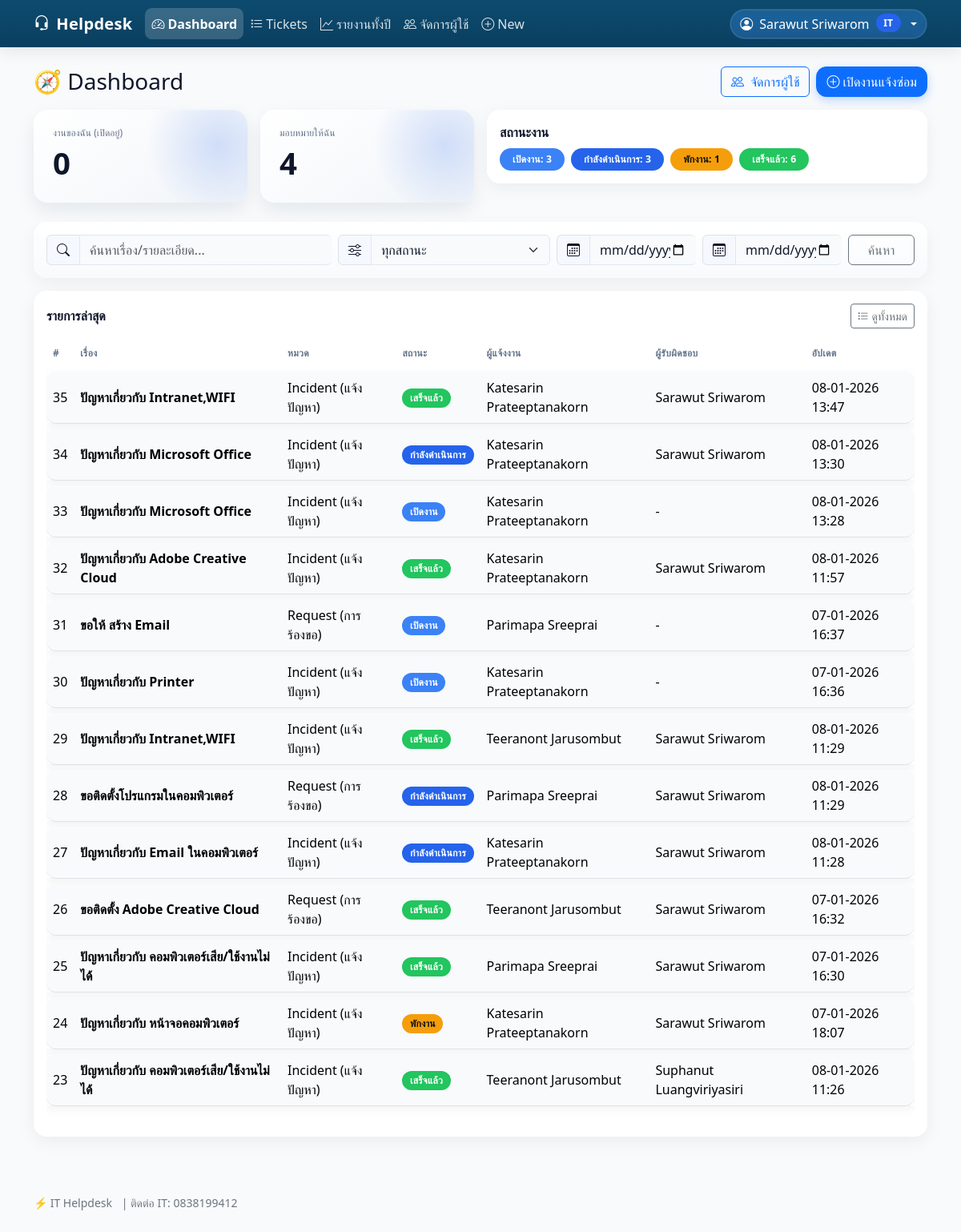
The page /helpdesk/dashboard/ (signed in) on the database its author committed.
### helpdesk/models.py (models this page shows, shortened)
class Ticket(models.Model):
    STATUS_CHOICES = [
        ("open", "เปิดงาน"),
        ("in_progress", "กำลังดำเนินการ"),
        ("on_hold", "พักงาน"),
        ("closed", "เสร็จแล้ว"),
    ]
    issue_type = models.ForeignKey(
        IssueType,
        on_delete=models.SET_NULL,
        null=True,
        blank=True,
        related_name="tickets",
    )
    title = models.CharField(max_length=200)
    description = models.TextField(blank=True)
    category = models.ForeignKey(
        Category,
        on_delete=models.SET_NULL,
        null=True,
        blank=True,
        related_name="tickets",
    )
    status = models.CharField(max_length=20, choices=STATUS_CHOICES, default="open")
    contact = models.CharField("เบอร์โทรหรือ Line ID", max_length=100, blank=True)
    requester = models.ForeignKey(
        settings.AUTH_USER_MODEL, on_delete=models.CASCADE, related_name="requested_tickets"
    )
    assignee = models.ForeignKey(
        settings.AUTH_USER_MODEL, on_delete=models.SET_NULL,
        null=True, blank=True, related_name="assigned_tickets"
    )
    due_at = models.DateTimeField(null=True, blank=True)
    created_at = models.DateTimeField(auto_now_add=True)
    updated_at = models.DateTimeField(auto_now=True)
    class Meta:
        ordering = ["-created_at"]

class Category(models.Model):
    name = models.CharField(max_length=100, unique=True)
    description = models.TextField(blank=True)
    class Meta:
        ordering = ["name"]

class UserProfile(models.Model):
    user = models.OneToOneField(
        settings.AUTH_USER_MODEL,
        on_delete=models.CASCADE,
        related_name="profile",
    )
    contact = models.CharField(
        "เบอร์โทรหรือ Line ID",
        max_length=255,
        blank=True,
        default="",
    )

### helpdesk/views.py (the view)
# urls.py: path('', RedirectView.as_view(pattern_name='helpdesk:dashboard', permanent=False)),
@login_required
def dashboard(request):
    user = request.user
    if _is_it_staff(user):
        visible_qs = Ticket.objects.all()
    else:
        visible_qs = Ticket.objects.filter(
            Q(requester=user) | Q(assignee=user)
        )
    my_open_count = (
        visible_qs.filter(requester=user)
        .exclude(status__in=CLOSED_CODES)
        .count()
    )
    assigned_to_me = (
        visible_qs.filter(assignee=user)
        .exclude(status__in=CLOSED_CODES)
        .count()
    )
    qs = visible_qs
    q = (request.GET.get("q") or "").strip()
    status = request.GET.get("status") or ""
    date_from_str = (request.GET.get("date_from") or "").strip()
    date_to_str = (request.GET.get("date_to") or "").strip()
    if q:
        qs = qs.filter(
            Q(title__icontains=q) |
            Q(description__icontains=q)
        )
    if status:
        qs = qs.filter(status=status)
    def _parse_date(s):
        try:
            return dt.datetime.strptime(s, "%Y-%m-%d").date()
        except Exception:
            return None
    df = _parse_date(date_from_str)
    dt_ = _parse_date(date_to_str)
    field = (
        "updated_at"
        if hasattr(Ticket, "updated_at")
        else ("created_at" if hasattr(Ticket, "created_at") else None)
    )
    if field:
        if df:
            start = make_aware(dt.datetime.combine(df, dt.time.min))
            qs = qs.filter(**{f"{field}__gte": start})
        if dt_:
            end = make_aware(dt.datetime.combine(dt_, dt.time.max))
            qs = qs.filter(**{f"{field}__lte": end})
    recent = qs.order_by("-id")
    STATUS_LABELS = dict(getattr(Ticket, "STATUS_CHOICES", []))
    STATUS_ORDER = ["open", "in_progress", "on_hold", "closed"]
    by_status_qs = qs.values("status").annotate(c=Count("id")).order_by()
    by_status = [
        {
            "status": (r["status"] or "unknown"),
            "label": STATUS_LABELS.get(r["status"], r["status"] or "ไม่ทราบสถานะ"),
            "c": r["c"],
        }
        for r in by_status_qs
    ]
    order_index = {code: i for i, code in enumerate(STATUS_ORDER)}
    by_status.sort(key=lambda x: order_index.get(x["status"], 999))
    status_choices = getattr(Ticket, "STATUS_CHOICES", [])
    ctx = {
        "my_open_count": my_open_count,
        "assigned_to_me": assigned_to_me,
        "recent": recent,
        "by_status": by_status,
        "closed_codes": CLOSED_CODES,
        "q": q,
        "status": status,
        "date_from": date_from_str,
        "date_to": date_to_str,
        "status_choices": status_choices,
        "is_it_staff": _is_it_staff(user),
    }
    return render(request, "helpdesk/dashboard.html", ctx)

### helpdesk/templates/helpdesk/dashboard.html (shortened to what this page needs)
{% extends "helpdesk/base.html" %}
{% load tz users %}
{% block content %}
<div class="fade-in">
  <div class="d-flex align-items-center justify-content-between mb-3">
    <h1 class="h3 mb-0">
      🧭 Dashboard
    </h1>
    <div class="d-flex gap-2">
      {% if perms.auth.view_user %}
        <a href="{% url 'helpdesk:users_list' %}" class="btn btn-outline-primary">
          <i class="bi bi-people me-1"></i> จัดการผู้ใช้
        </a>
      {% endif %}
      {% if perms.helpdesk.add_ticket %}
        <a href="{% url 'helpdesk:ticket_create' %}" class="btn btn-primary">
          <i class="bi bi-plus-circle me-1"></i>เปิดงานแจ้งซ่อม
        </a>
      {% endif %}
    </div>
  </div>
  <div class="row g-3 mb-4">
    <div class="col-12 col-md-3">
      <div class="kpi-card">
        <div class="kpi-label">งานของฉัน (เปิดอยู่)</div>
        <div class="kpi-value">{{ my_open_count }}</div>
      </div>
    </div>
    {% if is_it_staff %}
      <div class="col-12 col-md-3">
        <div class="kpi-card">
          <div class="kpi-label">มอบหมายให้ฉัน</div>
          <div class="kpi-value">{{ assigned_to_me }}</div>
        </div>
      </div>
      <div class="col-12 col-md-6">
    {% else %}
      <div class="col-12 col-md-9">
    {% endif %}
        <div class="card card-quiet p-3">
          <div class="d-flex justify-content-between align-items-center">
            <div class="fw-bold">สถานะงาน</div>
          </div>
          <div class="mt-2 d-flex flex-wrap gap-2">
            {% for row in by_status %}
              {% with st=row.status|default:"unknown" %}
                <span class="badge badge-status-{{ st|slugify }} px-3 py-2 rounded-pill">
                  {{ row.label|default:st }}: {{ row.c }}
                </span>
              {% endwith %}
            {% empty %}
              <span class="text-muted">No data</span>
            {% endfor %}
          </div>
        </div>
      </div>
  </div>
  <form class="card card-quiet p-3 mb-3" method="get">
    <div class="row g-2 align-items-center">
      <div class="col-12 col-md-4">
        <div class="input-group">
          <span class="input-group-text"><i class="bi bi-search"></i></span>
          <input type="text"
                 class="form-control"
                 name="q"
                 value="{{ q|default:'' }}"
                 placeholder="ค้นหาเรื่อง/รายละเอียด...">
        </div>
      </div>
      <div class="col-6 col-md-3">
        <div class="input-group">
          <span class="input-group-text"><i class="bi bi-sliders"></i></span>
          <select name="status" class="form-select">
            <option value="">ทุกสถานะ</option>
          </select>
        </div>
      </div>
      <div class="col-6 col-md-2">
        <div class="input-group">
          <span class="input-group-text"><i class="bi bi-calendar3"></i></span>
          <input type="date"
                 class="form-control"
                 name="date_from"
                 value="{{ date_from|default:'' }}"
                 aria-label="จากวันที่">
        </div>
      </div>
      <div class="col-6 col-md-2">
        <div class="input-group">
          <span class="input-group-text"><i class="bi bi-calendar3"></i></span>
          <input type="date"
                 class="form-control"
                 name="date_to"
                 value="{{ date_to|default:'' }}"
                 aria-label="ถึงวันที่">
        </div>
      </div>
      <div class="col-6 col-md-1">
        <button class="btn btn-outline-secondary w-100" type="submit">
          ค้นหา
        </button>
      </div>
    </div>
  </form>
  <div class="card card-quiet p-3">
    <div class="d-flex align-items-center justify-content-between">
      <div class="fw-bold">
        รายการล่าสุด
      </div>
      <a class="btn btn-outline-secondary btn-sm" href="{% url 'helpdesk:ticket_list' %}">
        <i class="bi bi-list-task me-1"></i>ดูทั้งหมด
      </a>
    </div>
    <div class="table-responsive mt-2">
      <table id="recentTable" class="table align-middle">
        <thead>
          <tr class="text-muted">
            <th scope="col">#</th>
            <th scope="col">เรื่อง</th>
            <th scope="col">หมวด</th>
            <th scope="col">สถานะ</th>
            <th scope="col">ผู้แจ้งงาน</th>
            <th scope="col">ผู้รับผิดชอบ</th>
            <th scope="col">อัปเดต</th>
          </tr>
        </thead>
        <tbody>
          {% for t in recent %}
            <tr class="table-row-link" role="link" tabindex="0"
                data-href="{% url 'helpdesk:ticket_detail' t.id %}">
              <td>{{ t.id }}</td>
              <td class="fw-semibold">{{ t.title }}</td>
              <td>{% if t.category %}{{ t.category.name }}{% else %}-{% endif %}</td>
              <td>
                {% if t.status %}
                  <span class="badge badge-status-{{ t.status|slugify }}">
                    {{ t.get_status_display|default:t.status }}
                  </span>
                {% else %}
                  <span class="text-muted">-</span>
                {% endif %}
              </td>
              <td>{% if t.requester %}{{ t.requester|display_name }}{% else %}-{% endif %}</td>
              <td>{% if t.assignee %}{{ t.assignee|display_name }}{% else %}-{% endif %}</td>
              <td>
                {% if t.updated_at %}{{ t.updated_at|localtime|date:"d-m-Y H:i" }}
                {% elif t.created_at %}{{ t.created_at|localtime|date:"d-m-Y H:i" }}
                {% else %}-{% endif %}
              </td>
            </tr>
          {% empty %}
            <tr><td colspan="7" class="text-center text-muted py-4">ยังไม่มีรายการ</td></tr>
          {% endfor %}
        </tbody>
      </table>
    </div>
  </div>
</div>
{% endblock %}

### helpdesk/templates/helpdesk/base.html (shortened to what this page needs)
{% load static %}
{% now "Y" as current_year %}
<!doctype html>
<html lang="th">
<head>
  <link rel="stylesheet" href="https://cdn.jsdelivr.net/npm/bootstrap@5.3.3/dist/css/bootstrap.min.css">
  <link rel="stylesheet" href="https://cdn.jsdelivr.net/npm/bootstrap-icons@1.11.3/font/bootstrap-icons.css">
  <link rel="stylesheet" href="https://cdn.datatables.net/2.0.7/css/dataTables.bootstrap5.min.css">
  <link href="https://cdn.jsdelivr.net/npm/select2@4.1.0-rc.0/dist/css/select2.min.css" rel="stylesheet" />
  <link rel="stylesheet" href="{% static 'helpdesk/app.css' %}?v=1">
</head>
<body>
  <nav class="navbar navbar-expand-lg navbar-dark">
    <div class="container">
      <a class="navbar-brand d-flex align-items-center" href="{% url 'helpdesk:dashboard' %}">
        <i class="bi bi-headset me-2"></i>Helpdesk
      </a>
      <div class="collapse navbar-collapse" id="navMain">
        <ul class="navbar-nav me-auto mb-2 mb-lg-0">
          {% with u=request.resolver_match.url_name|default:'' %}
            <li class="nav-item">
              <a class="nav-link {% if u == 'dashboard' %}active{% endif %}"
                {% if u == 'dashboard' %}aria-current="page"{% endif %}
                href="{% url 'helpdesk:dashboard' %}">
                <i class="bi bi-speedometer2 me-1"></i>Dashboard
              </a>
            </li>
            <li class="nav-item">
              <a class="nav-link {% if u == 'ticket_list' or u == 'ticket_detail' or u == 'ticket_update' %}active{% endif %}"
                href="{% url 'helpdesk:ticket_list' %}">
                <i class="bi bi-list-task me-1"></i>Tickets
              </a>
            </li>
            {% if perms.helpdesk.change_ticket %}
              <li class="nav-item">
                <a class="nav-link {% if u == 'ticket_year_summary_page' %}active{% endif %}"
                  href="{% url 'helpdesk:ticket_year_summary_page' current_year %}">
                  <i class="bi bi-graph-up me-1"></i>รายงานทั้งปี
                </a>
              </li>
            {% endif %}
            {% if perms.auth.view_user %}
              <li class="nav-item">
                <a class="nav-link {% if u == 'users_list' or u == 'users_create' or u == 'users_edit' %}active{% endif %}"
                  href="{% url 'helpdesk:users_list' %}">
                  <i class="bi bi-people me-1"></i>จัดการผู้ใช้
                </a>
              </li>
            {% endif %}
            {% if perms.helpdesk.add_ticket %}
              <li class="nav-item">
                <a class="nav-link {% if u == 'ticket_create' %}active{% endif %}"
                  href="{% url 'helpdesk:ticket_create' %}">
                  <i class="bi bi-plus-circle me-1"></i>New
                </a>
              </li>
            {% endif %}
          {% endwith %}
        </ul>
        <div class="ms-auto d-flex align-items-center gap-2">
          {% if request.user.is_authenticated %}
          <div class="dropdown">
            <button class="btn btn-userchip dropdown-toggle d-flex align-items-center gap-2" data-bs-toggle="dropdown"
              aria-expanded="false">
              <i class="bi bi-person-circle"></i>
              <span class="text-truncate" style="max-width: 180px;">
                {% firstof request.user.get_full_name request.user.username %}
              </span>
              {% if request.user.is_superuser or perms.helpdesk.change_ticket %}
                <span class="badge rounded-pill bg-primary">IT</span>
              {% else %}
                <span class="badge rounded-pill bg-secondary">User</span>
              {% endif %}
            </button>
          </div>
          {% else %}
          <a class="btn btn-outline-light btn-sm" href="{% url 'login' %}?next={{ request.path|urlencode }}">Login</a>
          {% endif %}
        </div>
      </div>
    </div>
  </nav>
  <main class="container my-4">
    {% block content %}{% endblock %}
    <footer class="text-secondary small mt-5 py-4">
      ⚡ IT Helpdesk
      {% if IT_CONTACT %}
        <span class="ms-2">| ติดต่อ IT: {{ IT_CONTACT }}</span>
      {% endif %}
    </footer>
  </main>
</body>
</html>

### rows shown on the page
Ticket: id "35", title "ปัญหาเกี่ยวกับ Intranet,WIFI", category.name "Incident (แจ้งปัญหา)", status "เสร็จแล้ว", requester|display_name "Katesarin Prateeptanakorn", assignee|display_name "Sarawut Sriwarom", updated_at "08-01-2026 13:47"
Ticket: id "34", title "ปัญหาเกี่ยวกับ Microsoft Office", category.name "Incident (แจ้งปัญหา)", status "กำลังดำเนินการ", requester|display_name "Katesarin Prateeptanakorn", assignee|display_name "Sarawut Sriwarom", updated_at "08-01-2026 13:30"
Ticket: id "33", title "ปัญหาเกี่ยวกับ Microsoft Office", category.name "Incident (แจ้งปัญหา)", status "เปิดงาน", requester|display_name "Katesarin Prateeptanakorn", updated_at "08-01-2026 13:28"
Ticket: id "32", title "ปัญหาเกี่ยวกับ Adobe Creative Cloud", category.name "Incident (แจ้งปัญหา)", status "เสร็จแล้ว", requester|display_name "Katesarin Prateeptanakorn", assignee|display_name "Sarawut Sriwarom", updated_at "08-01-2026 11:57"
Ticket: id "31", title "ขอให้ สร้าง Email", category.name "Request (การร้องขอ)", status "เปิดงาน", requester|display_name "Parimapa Sreeprai", updated_at "07-01-2026 16:37"
Ticket: id "30", title "ปัญหาเกี่ยวกับ Printer", category.name "Incident (แจ้งปัญหา)", status "เปิดงาน", requester|display_name "Katesarin Prateeptanakorn", updated_at "07-01-2026 16:36"
Ticket: id "29", title "ปัญหาเกี่ยวกับ Intranet,WIFI", category.name "Incident (แจ้งปัญหา)", status "เสร็จแล้ว", requester|display_name "Teeranont Jarusombut", assignee|display_name "Sarawut Sriwarom", updated_at "08-01-2026 11:29"
Ticket: id "28", title "ขอติดตั้งโปรแกรมในคอมพิวเตอร์", category.name "Request (การร้องขอ)", status "กำลังดำเนินการ", requester|display_name "Parimapa Sreeprai", assignee|display_name "Sarawut Sriwarom", updated_at "08-01-2026 11:29"
Ticket: id "27", title "ปัญหาเกี่ยวกับ Email ในคอมพิวเตอร์", category.name "Incident (แจ้งปัญหา)", status "กำลังดำเนินการ", requester|display_name "Katesarin Prateeptanakorn", assignee|display_name "Sarawut Sriwarom", updated_at "08-01-2026 11:28"
Ticket: id "26", title "ขอติดตั้ง Adobe Creative Cloud", category.name "Request (การร้องขอ)", status "เสร็จแล้ว", requester|display_name "Teeranont Jarusombut", assignee|display_name "Sarawut Sriwarom", updated_at "07-01-2026 16:32"
Ticket: id "25", title "ปัญหาเกี่ยวกับ คอมพิวเตอร์เสีย/ใช้งานไม่ได้", category.name "Incident (แจ้งปัญหา)", status "เสร็จแล้ว", requester|display_name "Parimapa Sreeprai", assignee|display_name "Sarawut Sriwarom", updated_at "07-01-2026 16:30"
Ticket: id "24", title "ปัญหาเกี่ยวกับ หน้าจอคอมพิวเตอร์", category.name "Incident (แจ้งปัญหา)", status "พักงาน", requester|display_name "Katesarin Prateeptanakorn", assignee|display_name "Sarawut Sriwarom", updated_at "07-01-2026 18:07"
Ticket: id "23", title "ปัญหาเกี่ยวกับ คอมพิวเตอร์เสีย/ใช้งานไม่ได้", category.name "Incident (แจ้งปัญหา)", status "เสร็จแล้ว", requester|display_name "Teeranont Jarusombut", assignee|display_name "Suphanut Luangviriyasiri", updated_at "08-01-2026 11:26"
UserProfile: contact "0838199412"

### other values the page prints
{{ my_open_count }} "0"
{{ assigned_to_me }} "4"
{{ row.label|default:st }} "เปิดงาน" "กำลังดำเนินการ" "พักงาน" "เสร็จแล้ว"
{{ row.c }} "3" "3" "1" "6"
